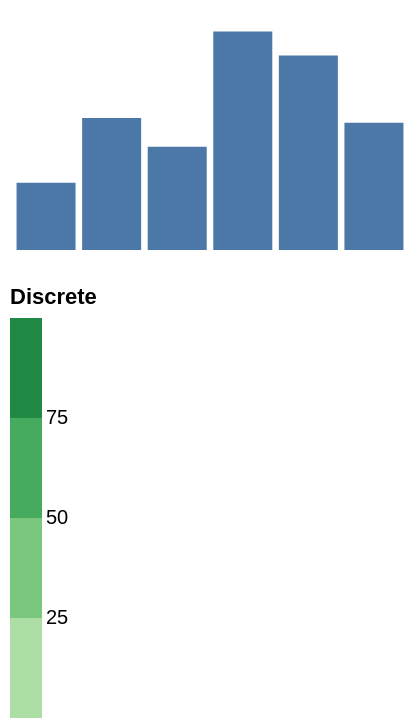

This figure's Vega-Lite source:
### Vega specification from a JSON file in a GitHub repository (floating-point values rounded to 4 significant figures)
{"width": 200, "height": 120, "padding": 5, "data": [{"name": "t", "values": [{"a": "Alpha", "b": 28, "c": "x", "d": 1}, {"a": "Bravo", "b": 55, "c": "y", "d": 2}, {"a": "Charlie", "b": 43, "c": "x", "d": 3}, {"a": "Delta", "b": 91, "c": "z", "d": 4}, {"a": "Echo", "b": 81, "c": "y", "d": 5}, {"a": "Foxtrot", "b": 53, "c": "z", "d": 6}]}], "scales": [{"name": "x", "type": "band", "domain": {"data": "t", "field": "a"}, "range": "width", "padding": 0.1}, {"name": "y", "type": "linear", "domain": {"data": "t", "field": "b"}, "range": "height", "nice": true}, {"name": "color", "type": "ordinal", "domain": {"data": "t", "field": "c"}, "range": {"scheme": "category10"}}, {"name": "ramp", "type": "linear", "domain": {"data": "t", "field": "d"}, "range": {"scheme": "blues"}}, {"name": "size", "type": "linear", "domain": {"data": "t", "field": "b"}, "range": [10, 200]}, {"name": "shape", "type": "ordinal", "domain": {"data": "t", "field": "c"}, "range": "symbol"}, {"name": "quant", "type": "quantize", "domain": [0, 100], "range": {"scheme": "greens", "count": 4}}], "marks": [{"type": "rect", "from": {"data": "t"}, "encode": {"enter": {"x": {"scale": "x", "field": "a"}, "width": {"scale": "x", "band": 1}, "y": {"scale": "y", "field": "b"}, "y2": {"scale": "y", "value": 0}}}}], "legends": [{"fill": "quant", "type": "gradient", "title": "Discrete", "orient": "bottom"}]}
